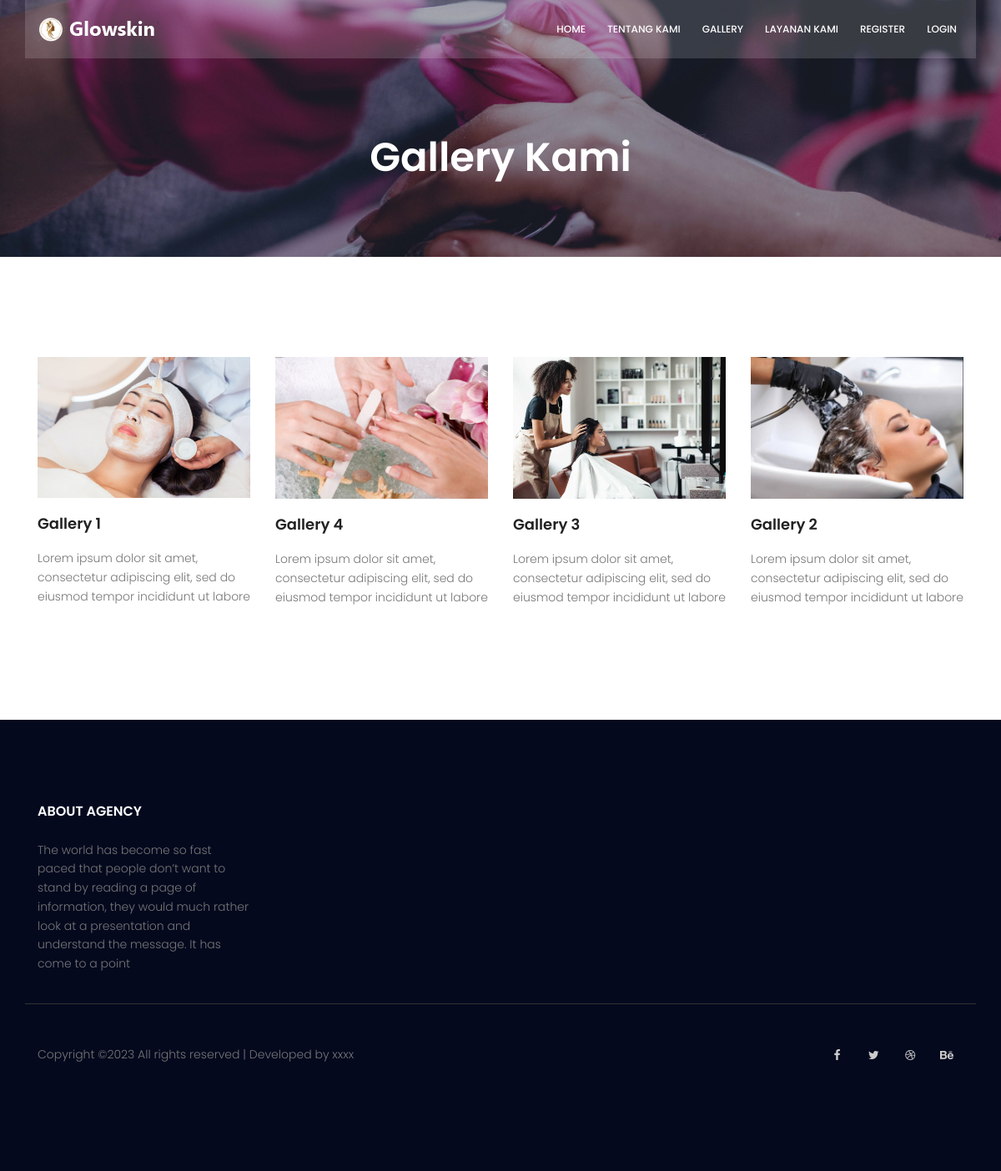
/index.php/site/gallery, run on the app's committed database.
### tables this page shows
CREATE TABLE `gallery` (
  `id_gallery` varchar(100) NOT NULL,
  `nama_gallery` varchar(100) NOT NULL,
  `ket` varchar(100) NOT NULL,
  `file` varchar(100) NOT NULL,
  `tgl_upload` timestamp NOT NULL DEFAULT CURRENT_TIMESTAMP ON UPDATE CURRENT_TIMESTAMP
);

### application/libraries/Template.php (called while the page is built)
<?php if ( ! defined('BASEPATH')) exit('No direct script access allowed');
class Template {
		var $template_data = array();
		function set($name, $value)
		{
			$this->template_data[$name] = $value;
		}
		function load($template = '', $view = '' , $view_data = array(), $return = FALSE)
		{
			$this->CI =& get_instance();
			$this->set('contents', $this->CI->load->view($view, $view_data, TRUE));
			return $this->CI->load->view($template, $this->template_data, $return);
		}
}

### application/controllers/Site.php (called while the page is built, shortened)
<?php
class Site extends CI_Controller{
     public function gallery()
    {
  $data = array(
           'judul' => 'Gallery Kami',
          'dt_gallery' => $this->m_umum->get_gallery_all(),
        );
        $this->template->load('site/template2', 'site/gallery', $data);
    }
}

### index.php (called while the page is built, shortened)
<?php
require_once BASEPATH.'core/CodeIgniter.php';

### application/models/M_umum.php (called while the page is built, shortened)
<?php
class M_umum extends CI_model
{
	function get_gallery_all()
	{
		$this->db->select('*');
		$this->db->from('gallery');
		$this->db->order_by('tgl_upload desc');
		$query = $this->db->get();
		return $query->result();
	}
}

### application/views/site/gallery.php (the view)
<section class="about-banner relative">
				<div class="overlay overlay-bg"></div>
				<div class="container">
					<div class="row d-flex align-items-center justify-content-center">
						<div class="about-content col-lg-12">
							<h1 class="text-white">
								<?= $judul; ?>
							</h1>
						</div>
					</div>
				</div>
			</section>
	<section class="other-issue-area section-gap">
				<div class="container">
					<div class="row">
						   <?php
                foreach ($dt_gallery as $d):?>
						<div class="col-lg-3 col-md-6">
							<div class="single-other-issue">
								<div class="thumb">
									<img class="img-fluid" src="<?= base_url(); ?>upload/<?= $d->file; ?>" alt="">
								</div>
								<a href="#">
									<h4><?= $d->nama_gallery; ?></h4>
								</a>
								<p>
									<?= $d->ket; ?>
								</p>
							</div>
						</div>
					<?php endforeach; ?>
					</div>
				</div>
			</section>

### assets/css/main.css (style rules this page uses)
body { color: #777777; font-family: "Poppins", sans-serif; font-size: 14px; font-weight: 300; line-height: 1.625em; position: relative; }
a { -webkit-transition: all 0.3s ease 0s; -moz-transition: all 0.3s ease 0s; -o-transition: all 0.3s ease 0s; transition: all 0.3s ease 0s; }
a, a:focus, a:hover { text-decoration: none; outline: 0; }
h1, h2, h3, h4, h5, h6 { font-family: "Poppins", sans-serif; color: #222222; line-height: 1.2em !important; margin-bottom: 0; margin-top: 0; font-weight: 600; }
h1, .h1 { font-size: 36px; }
h4, .h4 { font-size: 18px; }
.text-white { color: #fff; }
.relative { position: relative; }
.overlay { position: absolute; left: 0; right: 0; top: 0; bottom: 0; }
h1 { font-size: 36px; }
h4 { font-size: 18px; }
h1, h2, h3, h4, h5, h6 { line-height: 1.5em; }
.section-gap { padding: 120px 0; }
.single-other-issue .thumb { overflow: hidden; }
.single-other-issue .thumb img { width: 100%; -webkit-transition: all 0.3s ease 0s; -moz-transition: all 0.3s ease 0s; -o-transition: all 0.3s ease 0s; transition: all 0.3s ease 0s; }
.single-other-issue h4 { margin: 20px 0; -webkit-transition: all 0.3s ease 0s; -moz-transition: all 0.3s ease 0s; -o-transition: all 0.3s ease 0s; transition: all 0.3s ease 0s; }
.about-banner { background: url(../img/top-banner.jpg) center; background-size: cover; }
.about-banner .overlay-bg { background: rgba(4, 9, 30, 0.4); }
.about-content { margin-top: 70px; padding: 90px 0px; text-align: center; }
.about-content h1 { font-size: 48px; font-weight: 600; }

### data on the page
gallery: file (picture), nama_gallery "Gallery 1", ket "Lorem ipsum dolor sit amet, consectetur adipiscing elit, sed do eiusmod tempor incididunt ut labore"
gallery: file (picture), nama_gallery "Gallery 4", ket "Lorem ipsum dolor sit amet, consectetur adipiscing elit, sed do eiusmod tempor incididunt ut labore"
gallery: file (picture), nama_gallery "Gallery 3", ket "Lorem ipsum dolor sit amet, consectetur adipiscing elit, sed do eiusmod tempor incididunt ut labore"
gallery: file (picture), nama_gallery "Gallery 2", ket "Lorem ipsum dolor sit amet, consectetur adipiscing elit, sed do eiusmod tempor incididunt ut labore"

### other printed values
$judul "Gallery Kami"
